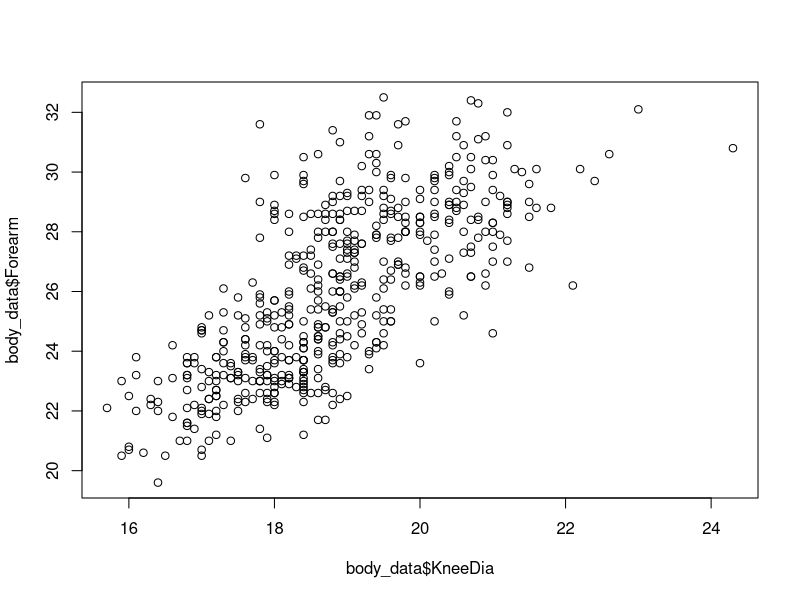
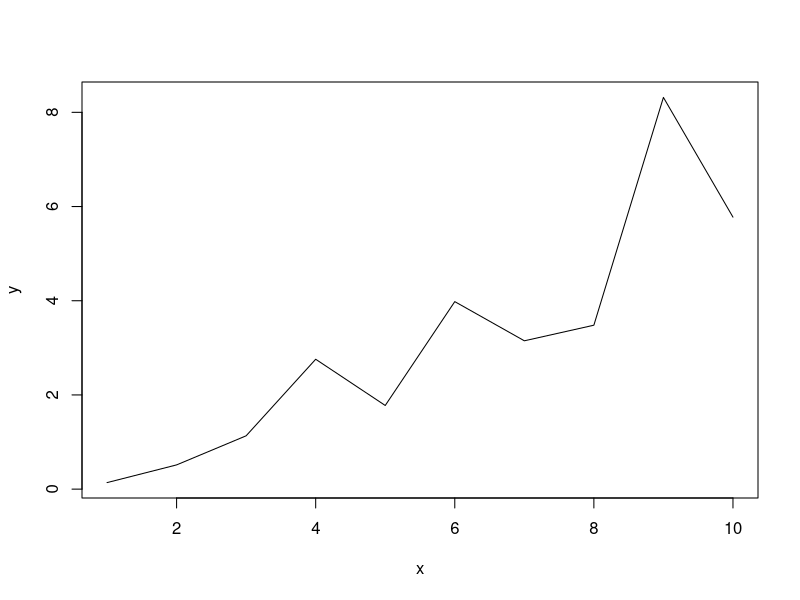
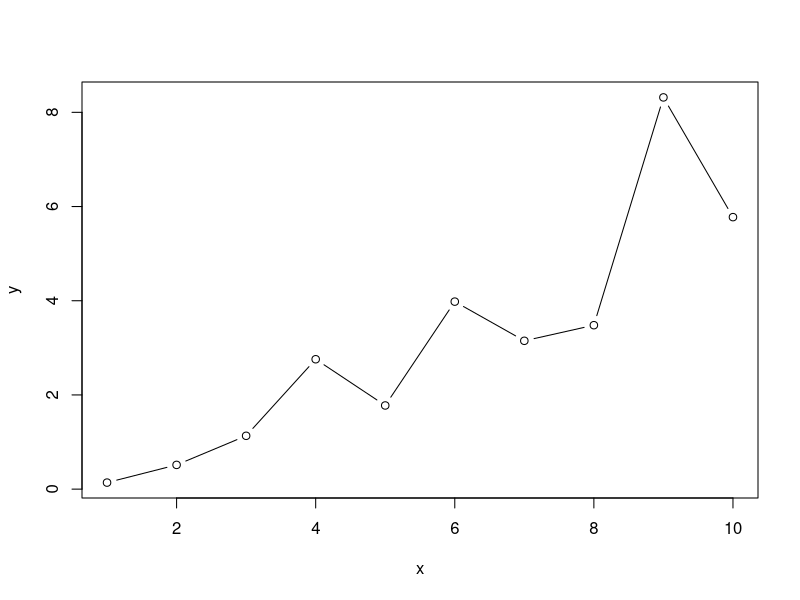
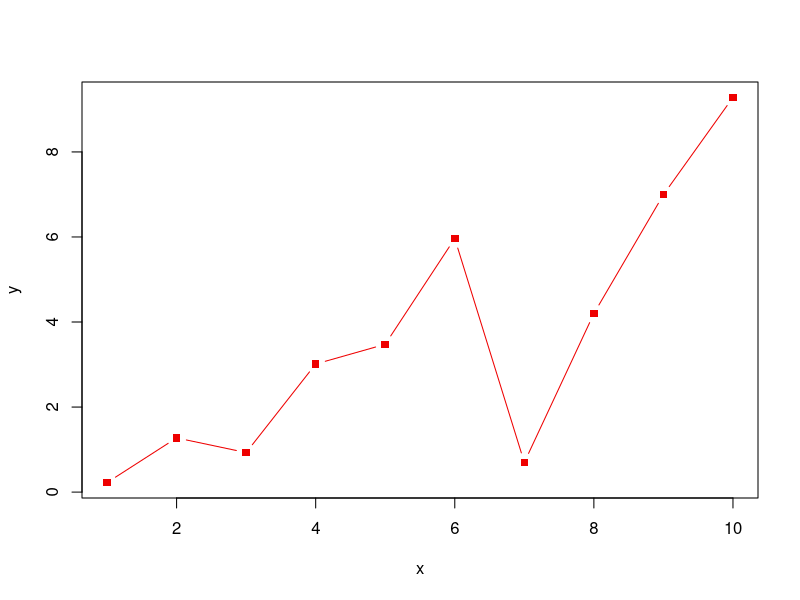
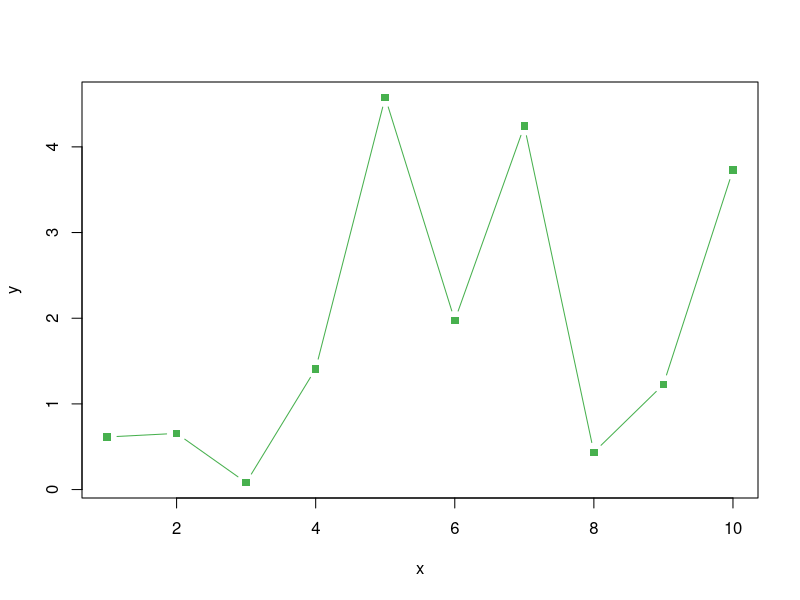
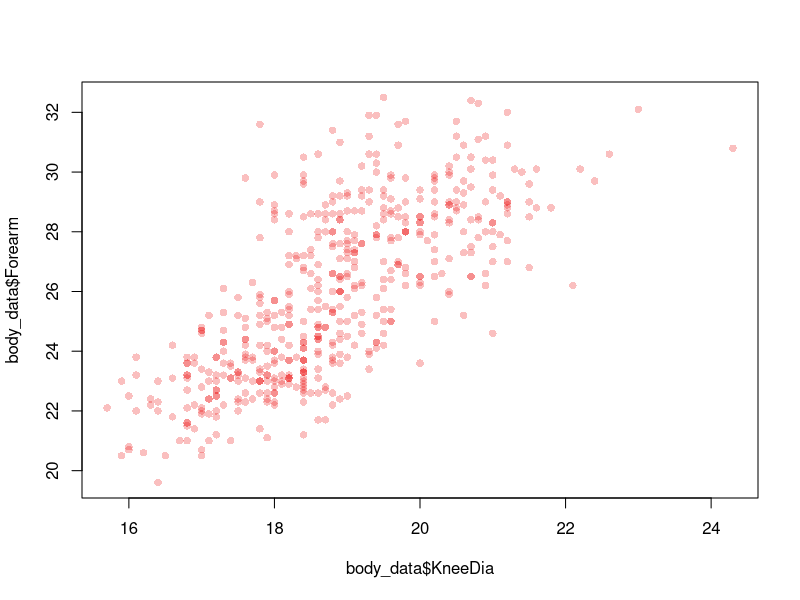
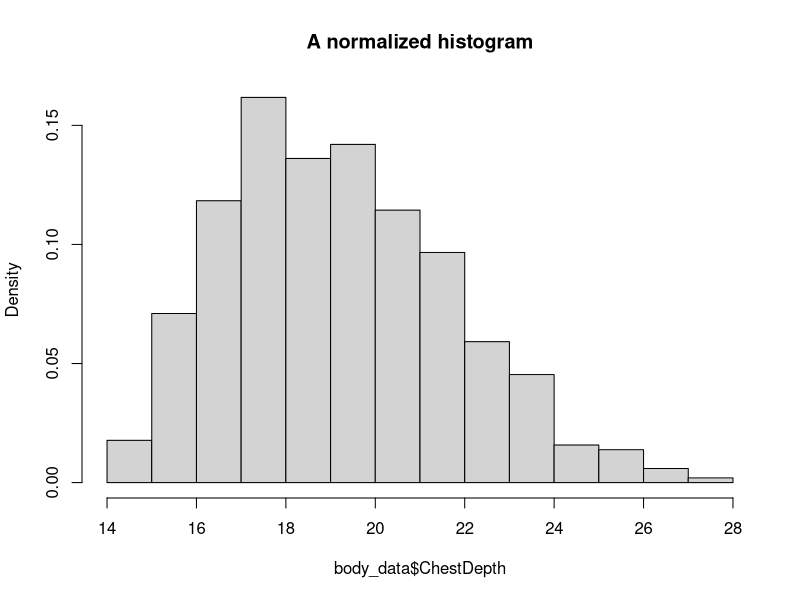
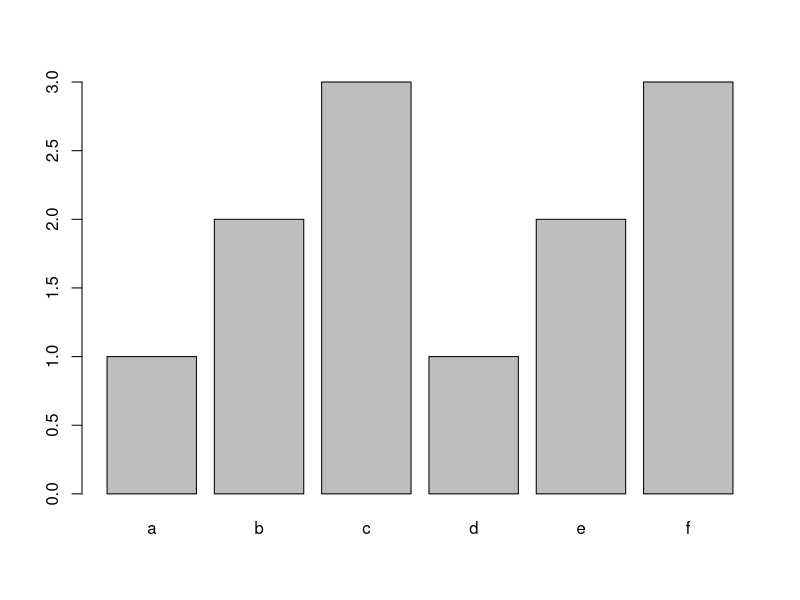

Recreate these plots in R, in order.
## ---- chunk 1
body_data <- read.csv('data/body.csv')
head(body_data)
try(dev.off()) # Make sure all graphic parameters are reset
## ---- chunk 2
plot(body_data$KneeDia, body_data$Forearm)
## ---- chunk 3
x <- 1:10
y <- runif(10) * x
plot(x, y, type= 'l')
plot(x, y, type= 'b')
## ---- chunk 4
x <- 1:10
y <- runif(10) * x
plot(x, y, type= 'b', pch=15, col ='red2')
## ---- chunk 5
x <- 1:10
y <- runif(10) * x
plot(x, y, type= 'b', pch=15, col ='#47B04E')
## ---- chunk 6
my_red <- adjustcolor( "red2", alpha.f = 0.25)
plot(body_data$KneeDia, body_data$Forearm, pch=16, col=my_red)
## ---- chunk 7
hist(body_data$ChestDepth, freq = FALSE, main ='A normalized histogram')
## ---- chunk 8

labels <- c('a', 'b', 'c', 'd', 'e', 'f')
values <- c(1, 2, 3, 1, 2, 3)
barplot(values, names.arg = labels)

## ---- chunk 9
body_data$AgeCat <- cut(body_data$Age, 10)
boxplot(body_data$Height ~ body_data$AgeCat)
## ---- chunk 10
par(oma=c(0,0,0,0))
x <- 1:10
y <- runif(10) * x
plot(x, y, type= 'l')
## ---- chunk 11
par(mfcol = c(1,2))
hist(body_data$ChestDepth, freq = FALSE, main ='A normalized histogram')
hist(body_data$Biiliac, freq = FALSE, main ='A normalized histogram')
## ---- chunk 12
try(dev.off())  # Make sure all graphic parameters are reset
## ---- chunk 13
plot(x, y, type= 'b', family='serif', main='Some title', cex=1.25)
## ---- chunk 14
plot(body_data$KneeDia, body_data$Forearm)
points(c(18, 20, 22), c(22, 23, 24), type='b', col='red2')
points(c(18, 20, 22), c(23, 24, 25), col='blue2')
## ---- chunk 15
my_blue <- adjustcolor( "navyblue", alpha.f = 0.25)
my_red <- adjustcolor( "indianred4", alpha.f = 0.25)

males <- body_data[body_data$Gender==0,]
females <- body_data[body_data$Gender==1,]

plot(females$Height, females$Weight, pch=15, main='Some graph', col=my_blue)
points(males$Height, males$Weight, pch=15, main='Some graph', col=my_red)
## ---- chunk 16
my_blue <- adjustcolor( "navyblue", alpha.f = 0.25)
my_red <- adjustcolor( "indianred4", alpha.f = 0.25)

xrange <- range(body_data$Height)
yrange <- range(body_data$Weight)

males <- body_data[body_data$Gender==0,]
females <- body_data[body_data$Gender==1,]

plot(females$Height, females$Weight, pch=15, main='Some graph', col=my_blue, xlim = xrange, ylim = yrange)
points(males$Height, males$Weight, pch=15, main='Some graph', col=my_red)

## ---- chunk 17

my_blue <- adjustcolor( "navyblue", alpha.f = 0.25)
my_red <- adjustcolor( "indianred4", alpha.f = 0.25)
my_orange <- adjustcolor( "orange", alpha.f = 0.5)

xrange <- range(body_data$Height)
yrange <- range(body_data$Weight)

males <- body_data[body_data$Gender==0,]
females <- body_data[body_data$Gender==1,]

plot(females$Height, females$Weight, pch=15, main='Some graph', col=my_blue, xlim = xrange, ylim = yrange, xlab='Height', ylab='Weight')
points(males$Height, males$Weight, pch=15, main='Some graph', col=my_red)

# Add a label to the graph
text(x=160, y=100, labels='A label', col="green2")
# Add a label to the graph
text(x=160, y=100, labels='A label', col="green2", font=3, family='serif')
# Add an arrow
arrows(x0=190, y0=100, x1=170,y1=60, length = 0.1, lwd=4, col=my_orange)
## ---- chunk 18
my_blue <- adjustcolor( "navyblue", alpha.f = 0.25)
my_red <- adjustcolor( "indianred4", alpha.f = 0.25)
my_orange <- adjustcolor( "orange", alpha.f = 0.5)

xrange <- range(body_data$Height)
yrange <- range(body_data$Weight)

males <- body_data[body_data$Gender==0,]
females <- body_data[body_data$Gender==1,]

plot(females$Height, females$Weight, pch=15, main='Some graph', col=my_blue, xlim = xrange, ylim = yrange, xlab='Height', ylab='Weight')
points(males$Height, males$Weight, pch=15, main='Some graph', col=my_red)

# Add the legend - notice: we have to set the colors and markers for the legend manually
legend('bottomright', c('Women', 'Men'), col = c(my_red, my_blue), pch=15)
